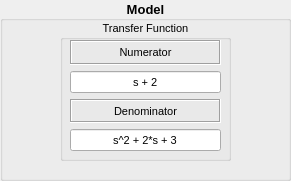
   <widget class="QGroupBox" name="ModelGroup">
    <property name="geometry">
     <rect>
      <x>510</x>
      <y>330</y>
      <width>291</width>
      <height>181</height>
     </rect>
    </property>
    <property name="font">
     <font>
      <pointsize>10</pointsize>
      <weight>75</weight>
      <bold>true</bold>
     </font>
    </property>
    <property name="title">
     <string>Model</string>
    </property>
    <property name="alignment">
     <set>Qt::AlignCenter</set>
    </property>
    <widget class="QGroupBox" name="TransferFunctionGroup">
     <property name="geometry">
      <rect>
       <x>60</x>
       <y>20</y>
       <width>171</width>
       <height>141</height>
      </rect>
     </property>
     <property name="font">
      <font>
       <pointsize>8</pointsize>
       <weight>50</weight>
       <bold>false</bold>
      </font>
     </property>
     <property name="title">
      <string>Transfer Function</string>
     </property>
     <property name="alignment">
      <set>Qt::AlignCenter</set>
     </property>
     <widget class="QWidget" name="gridLayoutWidget">
      <property name="geometry">
       <rect>
        <x>10</x>
        <y>20</y>
        <width>151</width>
        <height>111</height>
       </rect>
      </property>
      <layout class="QGridLayout" name="gridLayout">
       <item row="1" column="0">
        <widget class="QLineEdit" name="Numerator">
         <property name="font">
          <font>
           <weight>50</weight>
           <bold>false</bold>
          </font>
         </property>
         <property name="text">
          <string>s + 2</string>
         </property>
         <property name="alignment">
          <set>Qt::AlignCenter</set>
         </property>
         <property name="clearButtonEnabled">
          <bool>false</bool>
         </property>
        </widget>
       </item>
       <item row="3" column="0">
        <widget class="QLineEdit" name="Denominator">
         <property name="font">
          <font>
           <weight>50</weight>
           <bold>false</bold>
          </font>
         </property>
         <property name="text">
          <string>s^2 + 2*s + 3</string>
         </property>
         <property name="alignment">
          <set>Qt::AlignCenter</set>
         </property>
         <property name="clearButtonEnabled">
          <bool>false</bool>
         </property>
        </widget>
       </item>
       <item row="0" column="0">
        <widget class="QLabel" name="NumeratorLabel">
         <property name="font">
          <font>
           <weight>50</weight>
           <bold>false</bold>
          </font>
         </property>
         <property name="layoutDirection">
          <enum>Qt::LeftToRight</enum>
         </property>
         <property name="autoFillBackground">
          <bool>false</bool>
         </property>
         <property name="inputMethodHints">
          <set>Qt::ImhNone</set>
         </property>
         <property name="frameShape">
          <enum>QFrame::Box</enum>
         </property>
         <property name="frameShadow">
          <enum>QFrame::Sunken</enum>
         </property>
         <property name="text">
          <string>Numerator</string>
         </property>
         <property name="textFormat">
          <enum>Qt::AutoText</enum>
         </property>
         <property name="scaledContents">
          <bool>false</bool>
         </property>
         <property name="alignment">
          <set>Qt::AlignCenter</set>
         </property>
        </widget>
       </item>
       <item row="2" column="0">
        <widget class="QLabel" name="DenominatorLabel">
         <property name="font">
          <font>
           <weight>50</weight>
           <bold>false</bold>
          </font>
         </property>
         <property name="frameShape">
          <enum>QFrame::Box</enum>
         </property>
         <property name="frameShadow">
          <enum>QFrame::Sunken</enum>
         </property>
         <property name="text">
          <string>Denominator</string>
         </property>
         <property name="alignment">
          <set>Qt::AlignCenter</set>
         </property>
        </widget>
       </item>
      </layout>
     </widget>
    </widget>
   </widget>
